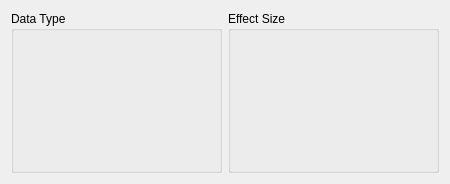
<?xml version="1.0" encoding="UTF-8"?>
<ui version="4.0">
 <class>choose_effect_size_page</class>
 <widget class="QWizardPage" name="choose_effect_size_page">
  <property name="geometry">
   <rect>
    <x>0</x>
    <y>0</y>
    <width>450</width>
    <height>184</height>
   </rect>
  </property>
  <property name="sizePolicy">
   <sizepolicy hsizetype="Minimum" vsizetype="Minimum">
    <horstretch>0</horstretch>
    <verstretch>0</verstretch>
   </sizepolicy>
  </property>
  <property name="minimumSize">
   <size>
    <width>450</width>
    <height>0</height>
   </size>
  </property>
  <property name="windowTitle">
   <string>WizardPage</string>
  </property>
  <property name="subTitle">
   <string>Choose a data type and effect size</string>
  </property>
  <layout class="QVBoxLayout" name="verticalLayout">
   <item>
    <layout class="QHBoxLayout" name="horizontalLayout">
     <item>
      <widget class="QGroupBox" name="data_type_groupBox">
       <property name="sizePolicy">
        <sizepolicy hsizetype="Preferred" vsizetype="Preferred">
         <horstretch>0</horstretch>
         <verstretch>0</verstretch>
        </sizepolicy>
       </property>
       <property name="minimumSize">
        <size>
         <width>0</width>
         <height>160</height>
        </size>
       </property>
       <property name="title">
        <string>Data Type</string>
       </property>
      </widget>
     </item>
     <item>
      <widget class="QGroupBox" name="effect_size_groupBox">
       <property name="title">
        <string>Effect Size</string>
       </property>
      </widget>
     </item>
    </layout>
   </item>
  </layout>
 </widget>
 <resources/>
 <connections/>
</ui>
